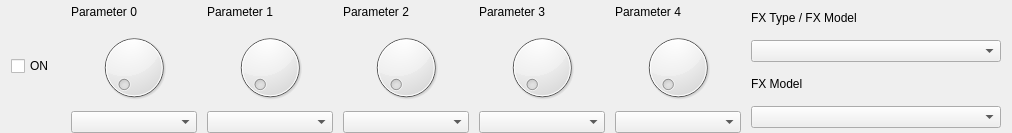
<?xml version="1.0" encoding="UTF-8"?>
<ui version="4.0">
 <class>PedalUI</class>
 <widget class="QWidget" name="PedalUI">
  <property name="geometry">
   <rect>
    <x>0</x>
    <y>0</y>
    <width>1012</width>
    <height>133</height>
   </rect>
  </property>
  <property name="minimumSize">
   <size>
    <width>0</width>
    <height>100</height>
   </size>
  </property>
  <property name="maximumSize">
   <size>
    <width>16777215</width>
    <height>16777215</height>
   </size>
  </property>
  <property name="windowTitle">
   <string>Form</string>
  </property>
  <layout class="QHBoxLayout" name="horizontalLayout_2">
   <property name="spacing">
    <number>10</number>
   </property>
   <property name="topMargin">
    <number>0</number>
   </property>
   <property name="bottomMargin">
    <number>0</number>
   </property>
   <item>
    <widget class="QCheckBox" name="onStatus">
     <property name="minimumSize">
      <size>
       <width>50</width>
       <height>0</height>
      </size>
     </property>
     <property name="maximumSize">
      <size>
       <width>50</width>
       <height>16777215</height>
      </size>
     </property>
     <property name="text">
      <string>ON</string>
     </property>
    </widget>
   </item>
   <item>
    <widget class="QWidget" name="param0Container" native="true">
     <layout class="QVBoxLayout" name="verticalLayout_5">
      <property name="spacing">
       <number>6</number>
      </property>
      <property name="leftMargin">
       <number>0</number>
      </property>
      <property name="topMargin">
       <number>0</number>
      </property>
      <property name="rightMargin">
       <number>0</number>
      </property>
      <property name="bottomMargin">
       <number>0</number>
      </property>
      <item>
       <widget class="QLabel" name="param0Lbl">
        <property name="minimumSize">
         <size>
          <width>0</width>
          <height>24</height>
         </size>
        </property>
        <property name="maximumSize">
         <size>
          <width>16777215</width>
          <height>24</height>
         </size>
        </property>
        <property name="text">
         <string>Parameter 0</string>
        </property>
       </widget>
      </item>
      <item>
       <widget class="QWidget" name="param0Mid" native="true">
        <layout class="QGridLayout" name="gridLayout">
         <property name="leftMargin">
          <number>0</number>
         </property>
         <property name="topMargin">
          <number>0</number>
         </property>
         <property name="rightMargin">
          <number>0</number>
         </property>
         <property name="bottomMargin">
          <number>0</number>
         </property>
         <property name="spacing">
          <number>0</number>
         </property>
         <item row="0" column="0">
          <widget class="QDial" name="param0Knob"/>
         </item>
        </layout>
       </widget>
      </item>
      <item>
       <widget class="QComboBox" name="param0Value">
        <property name="minimumSize">
         <size>
          <width>0</width>
          <height>0</height>
         </size>
        </property>
        <property name="maximumSize">
         <size>
          <width>16777215</width>
          <height>16777215</height>
         </size>
        </property>
       </widget>
      </item>
     </layout>
    </widget>
   </item>
   <item>
    <widget class="QWidget" name="param1Container" native="true">
     <layout class="QVBoxLayout" name="verticalLayout_2">
      <property name="spacing">
       <number>6</number>
      </property>
      <property name="leftMargin">
       <number>0</number>
      </property>
      <property name="topMargin">
       <number>0</number>
      </property>
      <property name="rightMargin">
       <number>0</number>
      </property>
      <property name="bottomMargin">
       <number>0</number>
      </property>
      <item>
       <widget class="QLabel" name="param1Lbl">
        <property name="minimumSize">
         <size>
          <width>0</width>
          <height>24</height>
         </size>
        </property>
        <property name="maximumSize">
         <size>
          <width>16777215</width>
          <height>24</height>
         </size>
        </property>
        <property name="text">
         <string>Parameter 1</string>
        </property>
       </widget>
      </item>
      <item>
       <widget class="QWidget" name="param1Mid" native="true">
        <layout class="QGridLayout" name="gridLayout_2">
         <property name="leftMargin">
          <number>0</number>
         </property>
         <property name="topMargin">
          <number>0</number>
         </property>
         <property name="rightMargin">
          <number>0</number>
         </property>
         <property name="bottomMargin">
          <number>0</number>
         </property>
         <property name="spacing">
          <number>0</number>
         </property>
         <item row="0" column="0">
          <widget class="QDial" name="param1Knob"/>
         </item>
        </layout>
       </widget>
      </item>
      <item>
       <widget class="QComboBox" name="param1Value">
        <property name="minimumSize">
         <size>
          <width>0</width>
          <height>0</height>
         </size>
        </property>
        <property name="maximumSize">
         <size>
          <width>16777215</width>
          <height>16777215</height>
         </size>
        </property>
       </widget>
      </item>
     </layout>
    </widget>
   </item>
   <item>
    <widget class="QWidget" name="param2Container" native="true">
     <layout class="QVBoxLayout" name="verticalLayout">
      <property name="leftMargin">
       <number>0</number>
      </property>
      <property name="topMargin">
       <number>0</number>
      </property>
      <property name="rightMargin">
       <number>0</number>
      </property>
      <property name="bottomMargin">
       <number>0</number>
      </property>
      <item>
       <widget class="QLabel" name="param2Lbl">
        <property name="minimumSize">
         <size>
          <width>0</width>
          <height>24</height>
         </size>
        </property>
        <property name="maximumSize">
         <size>
          <width>16777215</width>
          <height>24</height>
         </size>
        </property>
        <property name="text">
         <string>Parameter 2</string>
        </property>
       </widget>
      </item>
      <item>
       <widget class="QWidget" name="param2Mid" native="true">
        <layout class="QGridLayout" name="gridLayout_3">
         <property name="leftMargin">
          <number>0</number>
         </property>
         <property name="topMargin">
          <number>0</number>
         </property>
         <property name="rightMargin">
          <number>0</number>
         </property>
         <property name="bottomMargin">
          <number>0</number>
         </property>
         <property name="spacing">
          <number>0</number>
         </property>
         <item row="0" column="0">
          <widget class="QDial" name="param2Knob"/>
         </item>
        </layout>
       </widget>
      </item>
      <item>
       <widget class="QComboBox" name="param2Value">
        <property name="minimumSize">
         <size>
          <width>0</width>
          <height>0</height>
         </size>
        </property>
        <property name="maximumSize">
         <size>
          <width>16777215</width>
          <height>16777215</height>
         </size>
        </property>
       </widget>
      </item>
     </layout>
    </widget>
   </item>
   <item>
    <widget class="QWidget" name="param3Container" native="true">
     <layout class="QVBoxLayout" name="verticalLayout_3">
      <property name="leftMargin">
       <number>0</number>
      </property>
      <property name="topMargin">
       <number>0</number>
      </property>
      <property name="rightMargin">
       <number>0</number>
      </property>
      <property name="bottomMargin">
       <number>0</number>
      </property>
      <item>
       <widget class="QLabel" name="param3Lbl">
        <property name="minimumSize">
         <size>
          <width>0</width>
          <height>24</height>
         </size>
        </property>
        <property name="maximumSize">
         <size>
          <width>16777215</width>
          <height>24</height>
         </size>
        </property>
        <property name="text">
         <string>Parameter 3</string>
        </property>
       </widget>
      </item>
      <item>
       <widget class="QWidget" name="param3Mid" native="true">
        <layout class="QGridLayout" name="gridLayout_4">
         <property name="leftMargin">
          <number>0</number>
         </property>
         <property name="topMargin">
          <number>0</number>
         </property>
         <property name="rightMargin">
          <number>0</number>
         </property>
         <property name="bottomMargin">
          <number>0</number>
         </property>
         <property name="spacing">
          <number>0</number>
         </property>
         <item row="0" column="0">
          <widget class="QDial" name="param3Knob"/>
         </item>
        </layout>
       </widget>
      </item>
      <item>
       <widget class="QComboBox" name="param3Value">
        <property name="minimumSize">
         <size>
          <width>0</width>
          <height>0</height>
         </size>
        </property>
        <property name="maximumSize">
         <size>
          <width>16777215</width>
          <height>16777215</height>
         </size>
        </property>
       </widget>
      </item>
     </layout>
    </widget>
   </item>
   <item>
    <widget class="QWidget" name="param4Container" native="true">
     <layout class="QVBoxLayout" name="verticalLayout_4">
      <property name="leftMargin">
       <number>0</number>
      </property>
      <property name="topMargin">
       <number>0</number>
      </property>
      <property name="rightMargin">
       <number>0</number>
      </property>
      <property name="bottomMargin">
       <number>0</number>
      </property>
      <item>
       <widget class="QLabel" name="param4Lbl">
        <property name="minimumSize">
         <size>
          <width>0</width>
          <height>24</height>
         </size>
        </property>
        <property name="maximumSize">
         <size>
          <width>16777215</width>
          <height>24</height>
         </size>
        </property>
        <property name="text">
         <string>Parameter 4</string>
        </property>
       </widget>
      </item>
      <item>
       <widget class="QWidget" name="param4Mid" native="true">
        <layout class="QGridLayout" name="gridLayout_5">
         <property name="leftMargin">
          <number>0</number>
         </property>
         <property name="topMargin">
          <number>0</number>
         </property>
         <property name="rightMargin">
          <number>0</number>
         </property>
         <property name="bottomMargin">
          <number>0</number>
         </property>
         <property name="spacing">
          <number>0</number>
         </property>
         <item row="0" column="0">
          <widget class="QDial" name="param4Knob"/>
         </item>
        </layout>
       </widget>
      </item>
      <item>
       <widget class="QComboBox" name="param4Value">
        <property name="minimumSize">
         <size>
          <width>0</width>
          <height>0</height>
         </size>
        </property>
        <property name="maximumSize">
         <size>
          <width>16777215</width>
          <height>16777215</height>
         </size>
        </property>
       </widget>
      </item>
     </layout>
    </widget>
   </item>
   <item>
    <widget class="QWidget" name="fxModelWidget" native="true">
     <property name="sizePolicy">
      <sizepolicy hsizetype="Fixed" vsizetype="Preferred">
       <horstretch>0</horstretch>
       <verstretch>0</verstretch>
      </sizepolicy>
     </property>
     <property name="minimumSize">
      <size>
       <width>250</width>
       <height>0</height>
      </size>
     </property>
     <property name="maximumSize">
      <size>
       <width>250</width>
       <height>16777215</height>
      </size>
     </property>
     <layout class="QVBoxLayout" name="verticalLayout_7">
      <property name="leftMargin">
       <number>0</number>
      </property>
      <property name="topMargin">
       <number>2</number>
      </property>
      <property name="rightMargin">
       <number>0</number>
      </property>
      <property name="bottomMargin">
       <number>0</number>
      </property>
      <item>
       <widget class="QLabel" name="fxTypeLbl">
        <property name="minimumSize">
         <size>
          <width>0</width>
          <height>24</height>
         </size>
        </property>
        <property name="maximumSize">
         <size>
          <width>16777215</width>
          <height>24</height>
         </size>
        </property>
        <property name="text">
         <string>FX Type / FX Model</string>
        </property>
       </widget>
      </item>
      <item>
       <widget class="QComboBox" name="fxType">
        <property name="minimumSize">
         <size>
          <width>0</width>
          <height>0</height>
         </size>
        </property>
        <property name="maximumSize">
         <size>
          <width>16777215</width>
          <height>16777215</height>
         </size>
        </property>
       </widget>
      </item>
      <item>
       <widget class="QLabel" name="fxModelLbl">
        <property name="minimumSize">
         <size>
          <width>0</width>
          <height>24</height>
         </size>
        </property>
        <property name="maximumSize">
         <size>
          <width>16777215</width>
          <height>24</height>
         </size>
        </property>
        <property name="text">
         <string>FX Model</string>
        </property>
       </widget>
      </item>
      <item>
       <widget class="QComboBox" name="fxModel">
        <property name="minimumSize">
         <size>
          <width>0</width>
          <height>0</height>
         </size>
        </property>
        <property name="maximumSize">
         <size>
          <width>16777215</width>
          <height>16777215</height>
         </size>
        </property>
       </widget>
      </item>
     </layout>
    </widget>
   </item>
  </layout>
 </widget>
 <resources/>
 <connections/>
</ui>
